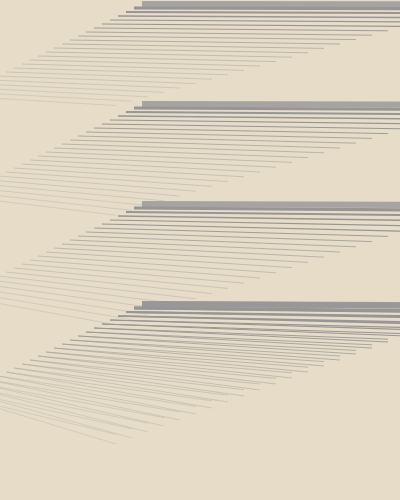
Frame 1 (no input)
Frame 60 (no input): identical to frame 1, image omitted
Frame 120 (the mouse pressed at the canvas centre since frame 60): identical to frame 1, image omitted

The p5.js sketch that drew this single still picture (run headless with seeded random() and noise() and a simulated clock; from frame 60 on, the mouse is pressed at the canvas centre):

// p5.js sketch
// ── sketch.js
function setup() {
  createCanvas(400, 500);
  strokeCap(SQUARE);
  // noLoop()
}

function draw() {
  background(230,220,200);
  for (x = 0; x < width/4; x += 4) {  
    let sW = 25 / x
    strokeWeight(sW)
    stroke(150,x*50)
    push()
    line(150 - x*2, x, width+100 - (x*4), x*1.1)
    pop()
    push()
    translate(0,width/4)
    line(150 - x*2, x, width+100 - (x*4), x*1.2)
    pop()
    push()
    translate(0,width/2)
    line(150 - x*2, x, width+100 - (x*4), x*1.3)
    pop()
     push()
    translate(0,width-width/4)
    line(150 - x*2, x, width+100 - (x*4), x*1.4)
    pop()     
    push()
    translate(0,width-width/4)
    line(150 - x*2, x, width+100 - (x*4), x*1.5)
    pop()
  }
}
